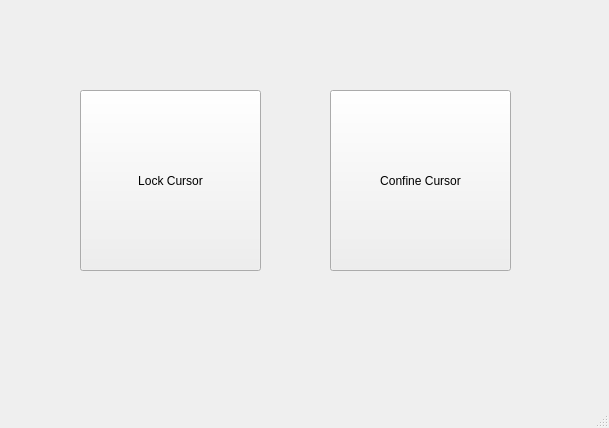
<?xml version="1.0" encoding="UTF-8"?>
<ui version="4.0">
 <class>MainWindow</class>
 <widget class="QMainWindow" name="MainWindow">
  <property name="geometry">
   <rect>
    <x>0</x>
    <y>0</y>
    <width>609</width>
    <height>428</height>
   </rect>
  </property>
  <property name="windowTitle">
   <string>MainWindow</string>
  </property>
  <widget class="QWidget" name="centralwidget">
   <widget class="QPushButton" name="lockButton">
    <property name="geometry">
     <rect>
      <x>80</x>
      <y>90</y>
      <width>181</width>
      <height>181</height>
     </rect>
    </property>
    <property name="text">
     <string>Lock Cursor</string>
    </property>
   </widget>
   <widget class="QPushButton" name="confineButton">
    <property name="geometry">
     <rect>
      <x>330</x>
      <y>90</y>
      <width>181</width>
      <height>181</height>
     </rect>
    </property>
    <property name="text">
     <string>Confine Cursor</string>
    </property>
   </widget>
  </widget>
  <widget class="QMenuBar" name="menubar">
   <property name="geometry">
    <rect>
     <x>0</x>
     <y>0</y>
     <width>609</width>
     <height>30</height>
    </rect>
   </property>
  </widget>
  <widget class="QStatusBar" name="statusbar"/>
 </widget>
 <resources/>
 <connections/>
</ui>
